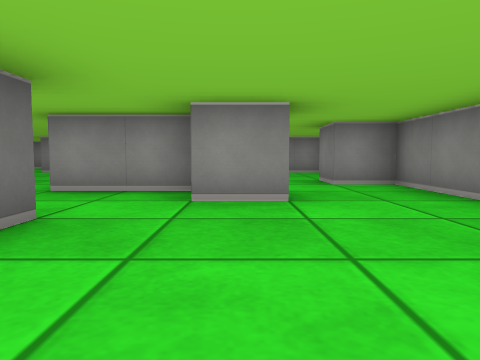
view 1 (above)

24 first-person views from a walk through a cub3D ray-caster map. The camera is about half as high as the walls, tilts 4° down and sees 70° across. The floor is counted in squares. Each view is taken from the middle of a square. On the plan, view 1 faces up. The plan holds only what a view shows up to about 9 squares ahead; the rest is blank.

view 2
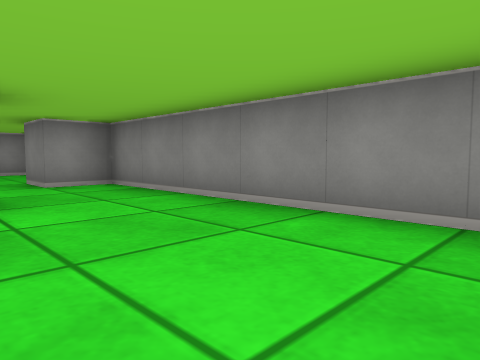

view 3
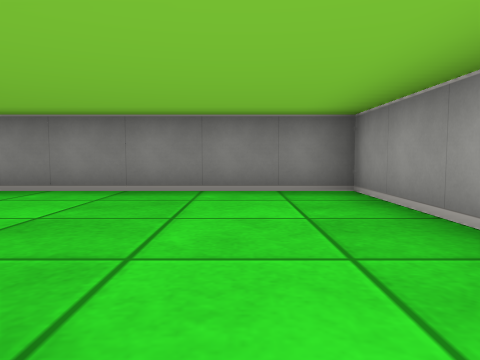

view 4
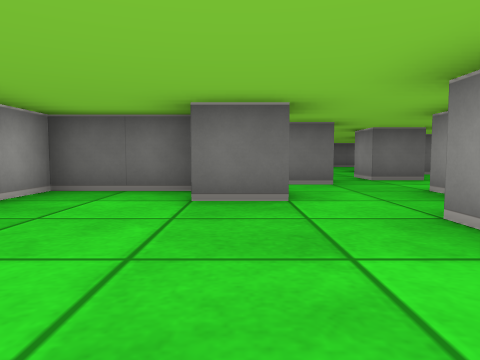

view 5
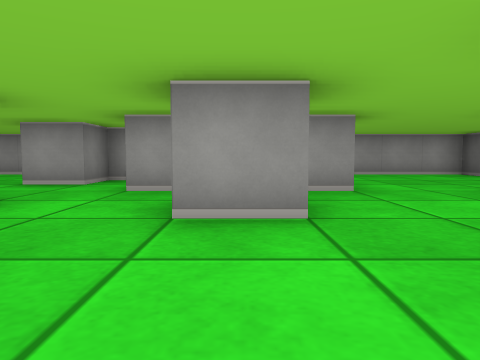

view 6
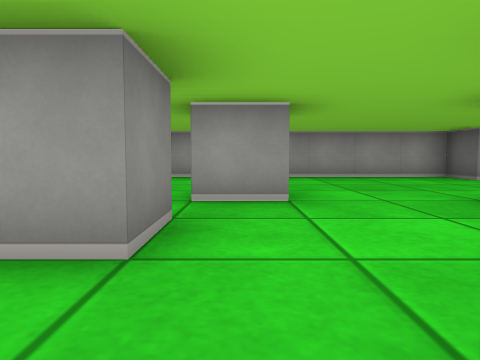

view 7
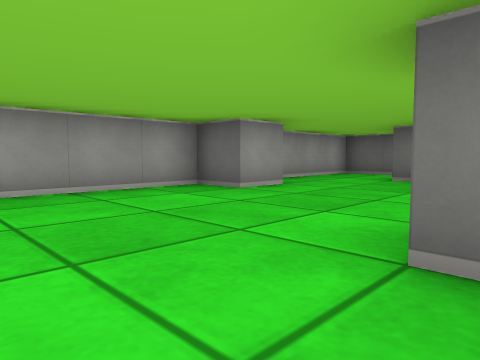

view 8
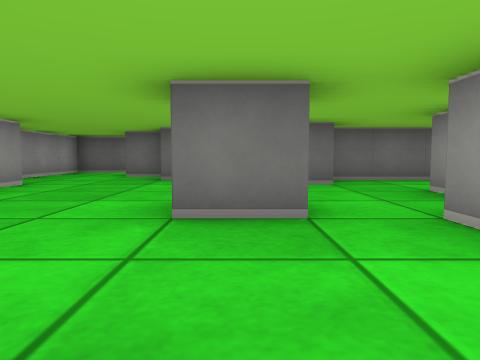

view 9
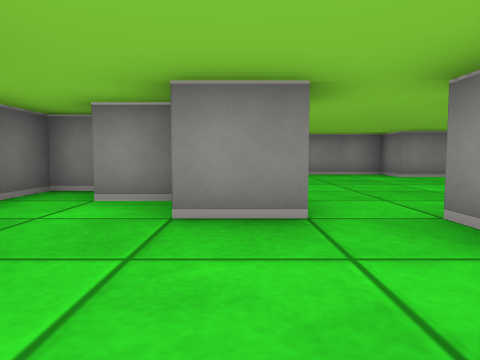

view 10
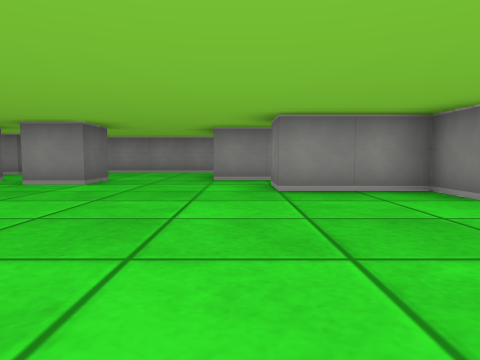

view 11
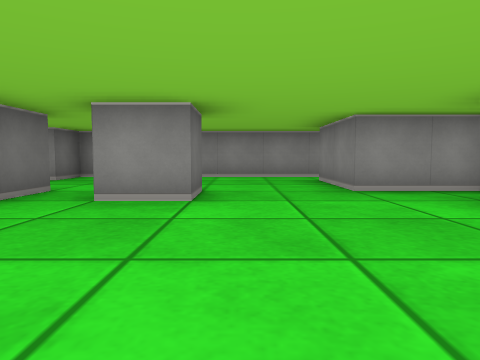

view 12
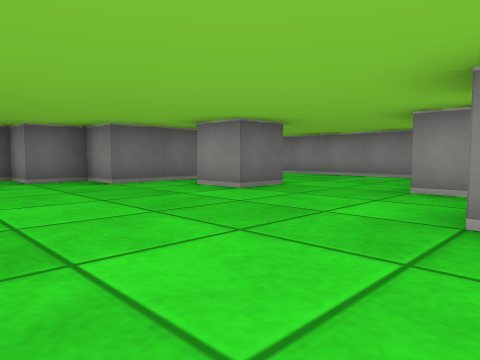

view 13
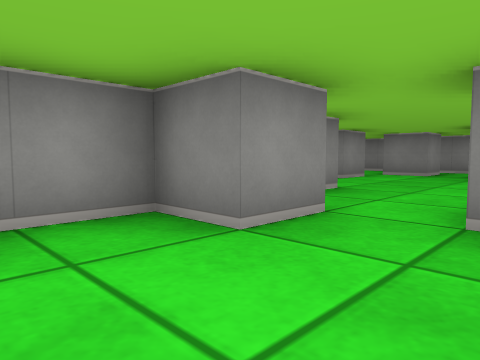

view 14
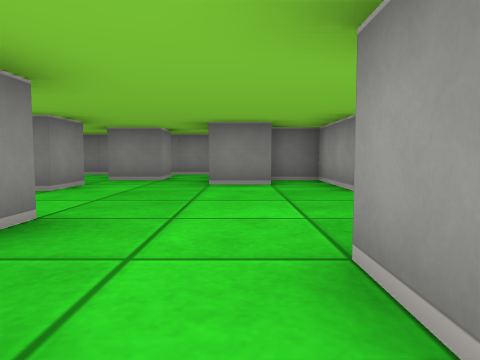

view 15
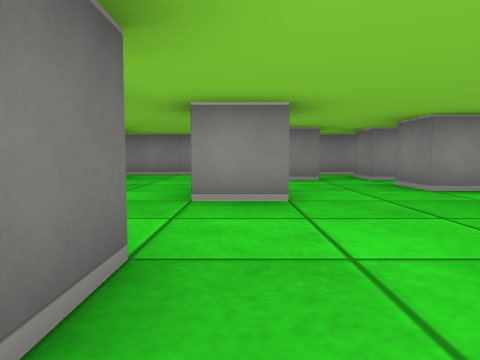

view 16
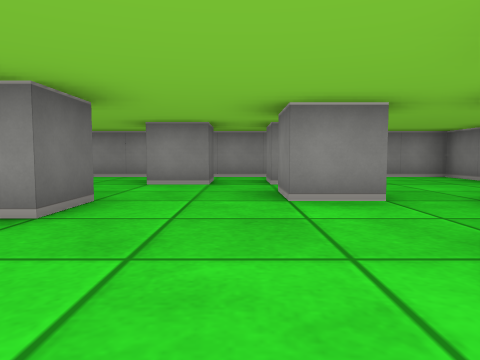

view 17
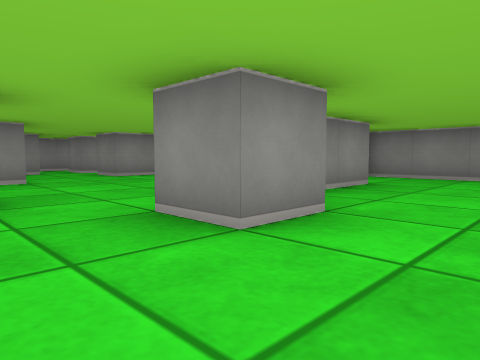

view 18
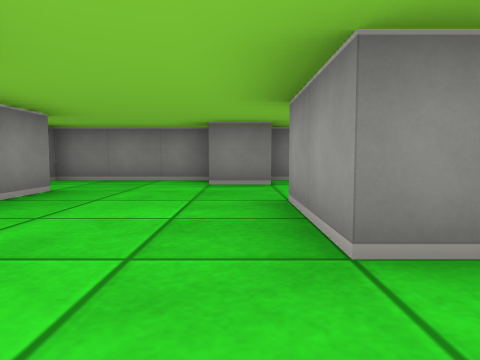

view 19
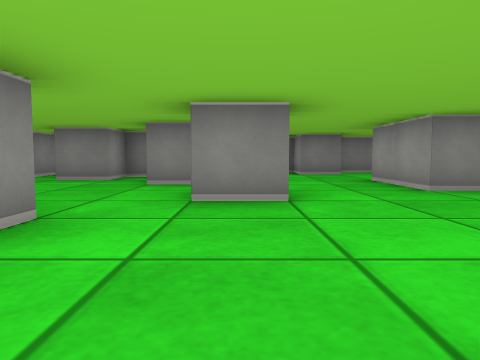

view 20
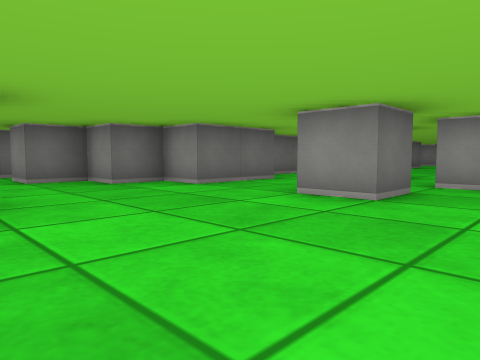

view 21
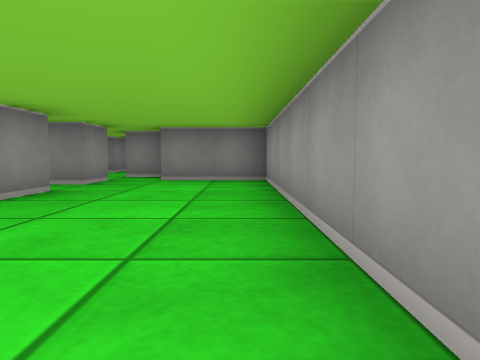

view 22
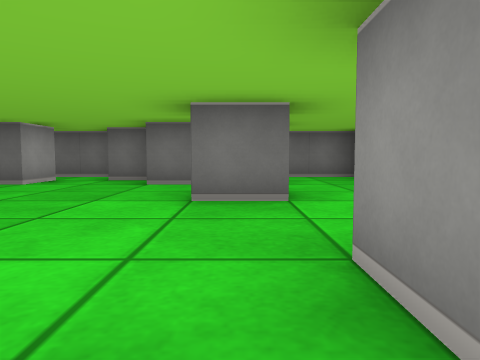

view 23
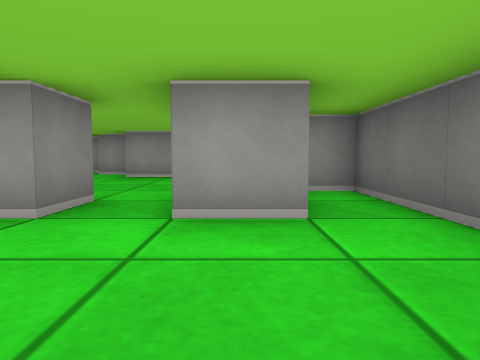

view 24
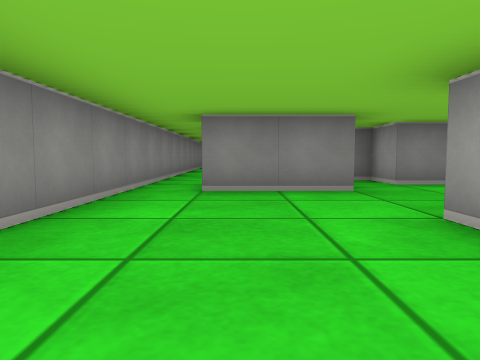

### Floor plan
Key: @ floor where view 1 was taken; # wall or solid block; . floor.
Columns run from 16 left of view 1 to 3 right of it. Each row starts with its distance up from view 1.
 18  ###################
 17 ##.............. ..#
 16 #......#  ...#.# ..#
 15 #......###.........#
 14 #.#.#....#.....#...#
 13 ###.....###.#....#.#
 12 ##........#........#
 11 #...............## #
 10 #.# .......#....####
  9    ###.........##..#
  8    #.##......#.....#
  7    #..#.##.........#
  6    ##...#.........##
  5     #......#..###..#
  4    ##..#........#..#
  3   ##......#.#......#
  2 #.#..........##....#
  1 #............#.....#
  0 #....#.......#..@..#
 -1 ####################

Positions as (right, up) in squares from view 1, and headings:
1: (0, 0), facing up
2: (0, 0), facing up-right
3: (-2, 1), facing right
4: (2, 2), facing left
5: (-5, 8), facing down
6: (-6, 7), facing down
7: (-7, 4), facing down-left
8: (-6, 4), facing left
9: (-10, 4), facing up
10: (-9, 8), facing up
11: (-11, 10), facing up
12: (-8, 10), facing up-left
13: (-8, 10), facing up-right
14: (-6, 11), facing right
15: (-4, 9), facing up
16: (-2, 10), facing up
17: (-5, 6), facing up-right
18: (-4, 6), facing right
19: (-7, 8), facing right
20: (-7, 0), facing up-left
21: (-10, 0), facing right
22: (-8, 14), facing left
23: (-14, 17), facing down
24: (-14, 16), facing right
